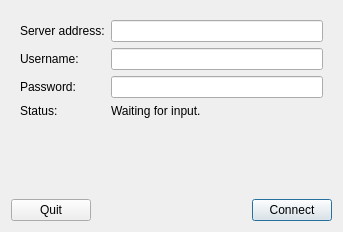
<?xml version="1.0" encoding="UTF-8"?>
<ui version="4.0">
 <class>connect</class>
 <widget class="QDialog" name="connect">
  <property name="geometry">
   <rect>
    <x>0</x>
    <y>0</y>
    <width>343</width>
    <height>232</height>
   </rect>
  </property>
  <property name="windowTitle">
   <string>Connect to server</string>
  </property>
  <layout class="QGridLayout" name="gridLayout_2">
   <item row="1" column="1">
    <spacer name="horizontalSpacer">
     <property name="orientation">
      <enum>Qt::Horizontal</enum>
     </property>
     <property name="sizeHint" stdset="0">
      <size>
       <width>40</width>
       <height>20</height>
      </size>
     </property>
    </spacer>
   </item>
   <item row="1" column="3">
    <widget class="QPushButton" name="connectbtn">
     <property name="text">
      <string>Connect</string>
     </property>
     <property name="default">
      <bool>true</bool>
     </property>
    </widget>
   </item>
   <item row="1" column="0">
    <widget class="QPushButton" name="quitbtn">
     <property name="text">
      <string>Quit</string>
     </property>
    </widget>
   </item>
   <item row="0" column="0" colspan="4">
    <widget class="QWidget" name="widget" native="true">
     <layout class="QGridLayout" name="gridLayout">
      <item row="2" column="0">
       <widget class="QLabel" name="passwordlbl">
        <property name="text">
         <string>Password:</string>
        </property>
       </widget>
      </item>
      <item row="1" column="1">
       <widget class="QLineEdit" name="usernamele"/>
      </item>
      <item row="1" column="0">
       <widget class="QLabel" name="usernamelbl">
        <property name="text">
         <string>Username:</string>
        </property>
       </widget>
      </item>
      <item row="0" column="1">
       <widget class="QLineEdit" name="addressle"/>
      </item>
      <item row="0" column="0">
       <widget class="QLabel" name="addresslbl">
        <property name="text">
         <string>Server address:</string>
        </property>
       </widget>
      </item>
      <item row="2" column="1">
       <widget class="QLineEdit" name="passwordle">
        <property name="echoMode">
         <enum>QLineEdit::Password</enum>
        </property>
       </widget>
      </item>
      <item row="4" column="0" colspan="2">
       <spacer name="verticalSpacer">
        <property name="orientation">
         <enum>Qt::Vertical</enum>
        </property>
        <property name="sizeHint" stdset="0">
         <size>
          <width>20</width>
          <height>40</height>
         </size>
        </property>
       </spacer>
      </item>
      <item row="3" column="0">
       <widget class="QLabel" name="statuslbl">
        <property name="text">
         <string>Status:</string>
        </property>
       </widget>
      </item>
      <item row="3" column="1">
       <widget class="QLabel" name="statusoutputlbl">
        <property name="text">
         <string>Waiting for input.</string>
        </property>
       </widget>
      </item>
     </layout>
    </widget>
   </item>
  </layout>
 </widget>
 <tabstops>
  <tabstop>addressle</tabstop>
  <tabstop>usernamele</tabstop>
  <tabstop>passwordle</tabstop>
  <tabstop>connectbtn</tabstop>
  <tabstop>quitbtn</tabstop>
 </tabstops>
 <resources/>
 <connections/>
</ui>
